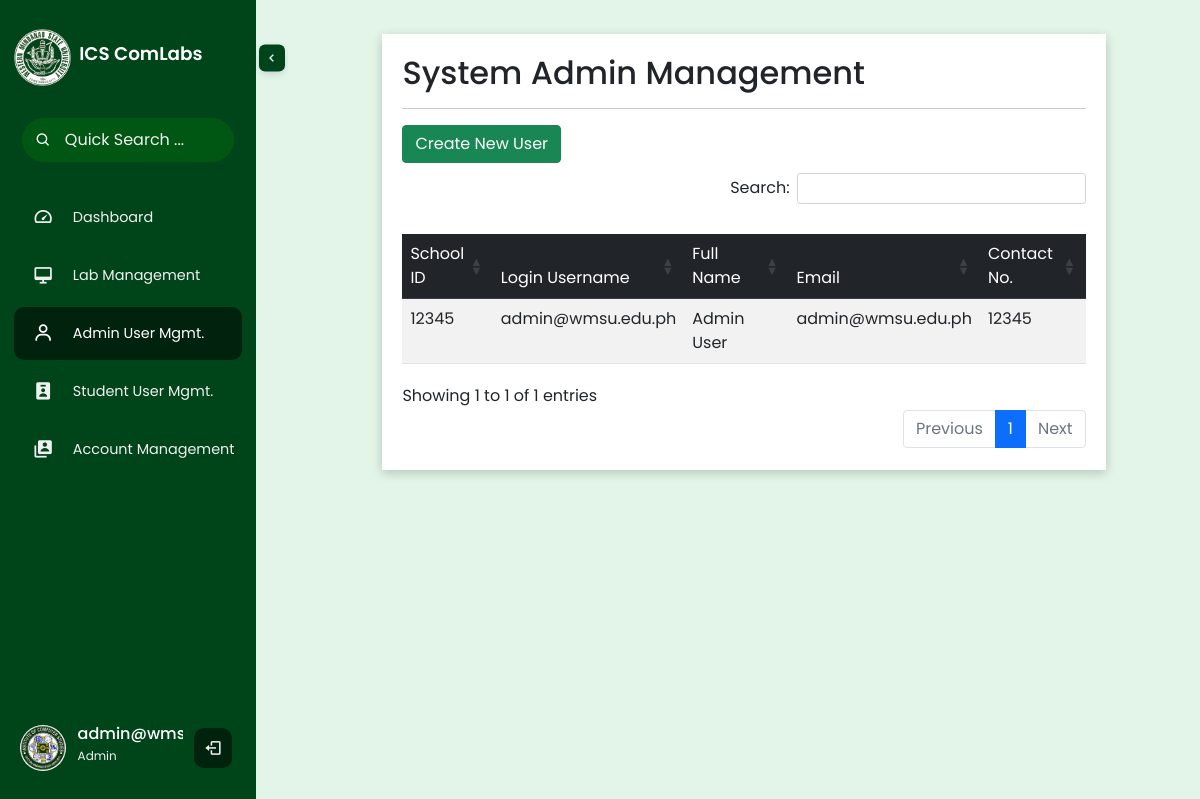
Page /admin-staff.php (signed in) on the committed database.
### tables this page shows
CREATE TABLE `user` (
  `id` int(11) NOT NULL,
  `username` varchar(20) NOT NULL,
  `password` varchar(20) NOT NULL,
  `firstname` varchar(50) NOT NULL,
  `lastname` varchar(50) NOT NULL,
  `school_id` varchar(50) NOT NULL,
  `access_level` varchar(20) NOT NULL,
  `contactno` varchar(15) NOT NULL,
  `email` varchar(50) NOT NULL
);

### admin-staff.php (the view, shortened to what this page needs)
<!DOCTYPE html>
<html lang="en">
    <head>
        <?php
            include "static/include/head.php";
            include "static/include/table-plugin.php";
        ?>
        <link href="static/assets/css/list.css" rel="stylesheet">
    </head>
    <body>
        <?php
            include "static/include/navbar.php";
        ?>
        <div class="p-1 my-container active-cont">
            <div class="center-container">
                <h2>System Admin Management</h2>
                <hr>
                <div class='add-btn-container'>
                    <button class='btn btn-success open-modal'>Create New User</button>
                </div>
                <table id='lab-table' class='table table-striped table-hover' style='width:100%; margin-top:30px !important;'>
                    <thead class='table-dark'>
                        <tr>
                            <td style='width:15%;'>
                                School ID
                            </td>
                            <td style='width:15%;'>
                                Login Username
                            </td>
                            <td style='width:30%;'>
                                Full Name
                            </td>
                            <td style='width:20%;'>
                                Email
                            </td>
                            <td style='width:20%;'>
                                Contact No.
                            </td>
                        </tr>
                    </thead>
                    <tbody>
                        <?php
                            $users = mysqli_query($link,"SELECT * FROM user WHERE access_level > 0");
                            if ($users->num_rows > 0) {
                                while($user=mysqli_fetch_array($users)):
                        ?>
                        <tr name='<?php echo $user['id']; ?>'>
                            <td style='width:15%;' id='td-school_id-<?php echo $user['id']; ?>'>
                                <?php echo $user['school_id']; ?>
                            </td>
                            <td style='width:15%;' id='td-username-<?php echo $user['id']; ?>'>
                                <?php echo $user['username']; ?>
                            </td>
                            <td style='width:30%;'>
                            <?php echo $user['firstname']." ".$user['lastname']; ?>
                            </td>
                            <td style='width:20%;' id='td-email-<?php echo $user['id']; ?>'>
                            <?php echo $user['email']; ?>
                            </td>
                            <td style='width:20%; position:relative;' id='td-contactno-<?php echo $user['id']; ?>'>
                            <?php echo $user['contactno']; ?>
                            </td>
                        </tr>
                        <?php
                                endwhile;
                            }
                        ?>
                    </tbody>
                </table>
            </div>
        </div>
    </body>
</html>

### static/assets/css/main.css (style rules this page uses)
html { height:100%; }
body { font-family: "Poppins", sans-serif; overflow:auto; background-color: #e2f5e8; min-height: 100vh; display: flex; position: relative; table-layout: fixed; overflow:auto; }
.my-container { width:100%; }
.center-container { background-color:white; margin:auto; width:80%; padding:20px; margin-top:30px; box-shadow: 0 3px 10px rgb(0 0 0 / 0.2); }

### static/assets/css/navbar.css (style rules this page uses)
*, *::before, *::after { padding: 0; margin: 0; box-sizing: border-box; }
:root { --main-color: #00441a; --main-color-dark: #01220c; --main-color-light: #005713; --text-color: #f0f0f0; }

### static/assets/css/list.css (style rules this page uses)
.add-btn-container { margin:10px 0px 10px 0px; }
tr { cursor: pointer; }

### rows in the picture
user: $user['id'] 1 (drawn), school "12345", username "admin@wmsu.edu.ph", firstname "Admin", lastname "User", email "admin@wmsu.edu.ph", contactno "12345"
